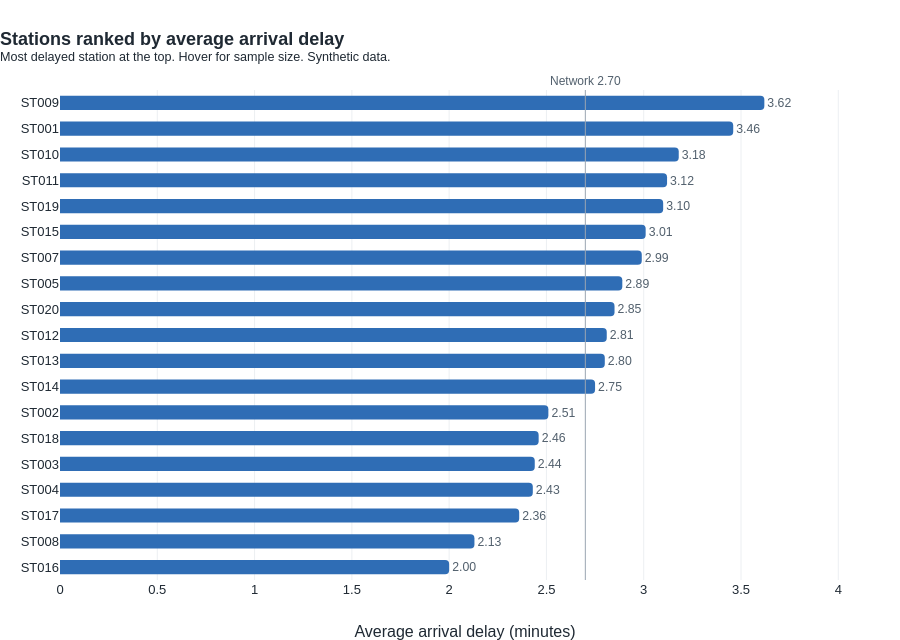

Notebook cell for this chart:
### Code cell
ordered = by_station.sort_values("avg_arrival_delay")

fig = go.Figure(go.Bar(
    y=ordered["station_id"], x=ordered["avg_arrival_delay"], orientation="h",
    marker=dict(color=ARRIVAL, cornerradius=4), text=ordered["avg_arrival_delay"].map("{:.2f}".format),
    textposition="outside", textfont=dict(color=INK_SOFT), cliponaxis=False,
    customdata=ordered[["region", "arrivals", "arrival_on_time_pct", "max_arrival_delay"]],
    hovertemplate="%{y} (%{customdata[0]})<br>Average %{x:.2f} min<br>On time %{customdata[2]:.1f}%<br>"
                  "Maximum %{customdata[3]} min<br>%{customdata[1]} arrivals<extra></extra>",
))
fig.add_vline(x=network_avg, line=dict(color=MUTED, width=1))
fig.add_annotation(x=network_avg, y=1.0, yref="y domain", yanchor="bottom", showarrow=False,
                   text=f"Network {network_avg:.2f}", font=dict(color=INK_SOFT, size=12))
fig.update_xaxes(title_text="Average arrival delay (minutes)", range=[0, ordered["avg_arrival_delay"].max() * 1.15])
fig.update_yaxes(showgrid=False)
fig.update_layout(bargap=0.45)
titled(fig, "Stations ranked by average arrival delay",
       "Most delayed station at the top. Hover for sample size. Synthetic data.", height=640).show()

### Figure 1 — Plotly figure (JSON) as saved in the notebook; plotly's stock layout.template omitted (floating-point values rounded to 4 significant figures)
{"data": [{"cliponaxis": false, "customdata": [["Central", 90, 85.6, 18], ["North", 84, 79.8, 24], ["North", 135, 79.3, 21], ["West", 168, 80.4, 21], ["Central", 258, 81.8, 24], ["East", 39, 82.1, 13], ["Central", 207, 82.1, 12], ["East", 129, 79.8, 30], ["East", 129, 83.7, 28], ["East", 129, 79.8, 30], ["East", 39, 76.9, 16], ["West", 45, 75.6, 15], ["North", 123, 74.0, 22], ["Central", 129, 75.2, 33], ["East", 39, 69.2, 14], ["East", 84, 81.0, 31], ["North", 78, 80.8, 27], ["Central", 90, 75.6, 32], ["North", 39, 76.9, 24]], "hovertemplate": "%{y} (%{customdata[0]})<br>Average %{x:.2f} min<br>On time %{customdata[2]:.1f}%<br>Maximum %{customdata[3]} min<br>%{customdata[1]} arrivals<extra></extra>", "marker": {"color": "#2f6db5", "cornerradius": 4}, "orientation": "h", "text": ["2.00", "2.13", "2.36", "2.43", "2.44", "2.46", "2.51", "2.75", "2.80", "2.81", "2.85", "2.89", "2.99", "3.01", "3.10", "3.12", "3.18", "3.46", "3.62"], "textfont": {"color": "#52606d"}, "textposition": "outside", "type": "bar", "x": [2.0, 2.13, 2.36, 2.43, 2.44, 2.46, 2.51, 2.75, 2.8, 2.81, 2.85, 2.89, 2.99, 3.01, 3.1, 3.12, 3.18, 3.46, 3.62], "y": ["ST016", "ST008", "ST017", "ST004", "ST003", "ST018", "ST002", "ST014", "ST013", "ST012", "ST020", "ST005", "ST007", "ST015", "ST019", "ST011", "ST010", "ST001", "ST009"]}], "layout": {"annotations": [{"font": {"color": "#52606d", "size": 12}, "showarrow": false, "text": "Network 2.70", "x": 2.7, "y": 1.0, "yanchor": "bottom", "yref": "y domain"}], "bargap": 0.45, "height": 640, "shapes": [{"line": {"color": "#9aa5b1", "width": 1}, "type": "line", "x0": 2.7, "x1": 2.7, "xref": "x", "y0": 0, "y1": 1, "yref": "y domain"}], "title": {"text": "<b>Stations ranked by average arrival delay</b><br><sup>Most delayed station at the top. Hover for sample size. Synthetic data.</sup>", "x": 0}, "xaxis": {"range": [0, 4.163], "title": {"text": "Average arrival delay (minutes)"}}, "yaxis": {"showgrid": false}}}
